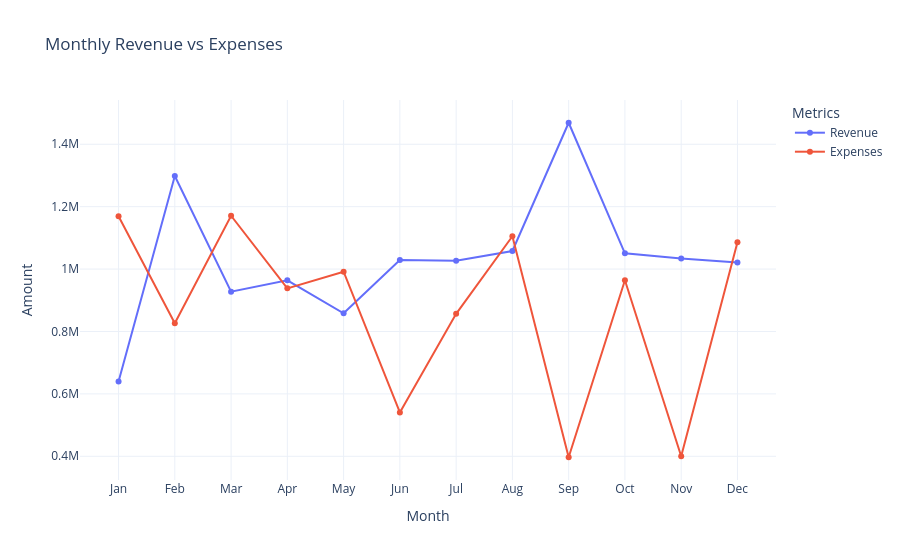

Notebook code cell kept with this figure:
### Code cell
fig = px.line(
    revenue_df,
    x="Month",
    y=["Revenue", "Expenses"],
    markers=True,
    title="Monthly Revenue vs Expenses"
)

fig.update_layout(
    xaxis_title="Month",
    yaxis_title="Amount",
    legend_title="Metrics",
    template="plotly_white"
)

fig.show()

### Figure 1 — Plotly figure (JSON) as saved in the notebook; plotly's stock layout.template omitted (floating-point values rounded to 4 significant figures)
{"data": [{"hovertemplate": "variable=Revenue<br>Month=%{x}<br>value=%{y}<extra></extra>", "legendgroup": "Revenue", "line": {"color": "#636efa", "dash": "solid"}, "marker": {"symbol": "circle"}, "mode": "lines+markers", "name": "Revenue", "orientation": "v", "showlegend": true, "type": "scatter", "x": ["Jan", "Feb", "Mar", "Apr", "May", "Jun", "Jul", "Aug", "Sep", "Oct", "Nov", "Dec"], "xaxis": "x", "y": [639793, 1298308, 927544, 963839, 858261, 1029262, 1026475, 1057972, 1468960, 1050352, 1034143, 1021397], "yaxis": "y"}, {"hovertemplate": "variable=Expenses<br>Month=%{x}<br>value=%{y}<extra></extra>", "legendgroup": "Expenses", "line": {"color": "#EF553B", "dash": "solid"}, "marker": {"symbol": "circle"}, "mode": "lines+markers", "name": "Expenses", "orientation": "v", "showlegend": true, "type": "scatter", "x": ["Jan", "Feb", "Mar", "Apr", "May", "Jun", "Jul", "Aug", "Sep", "Oct", "Nov", "Dec"], "xaxis": "x", "y": [1169206, 826338, 1170926, 938182, 991574, 540642, 856512, 1105297, 396917, 963985, 400271, 1085873], "yaxis": "y"}], "layout": {"legend": {"title": {"text": "Metrics"}, "tracegroupgap": 0}, "title": {"text": "Monthly Revenue vs Expenses"}, "xaxis": {"anchor": "y", "domain": [0, 1], "title": {"text": "Month"}}, "yaxis": {"anchor": "x", "domain": [0, 1], "title": {"text": "Amount"}}}}
